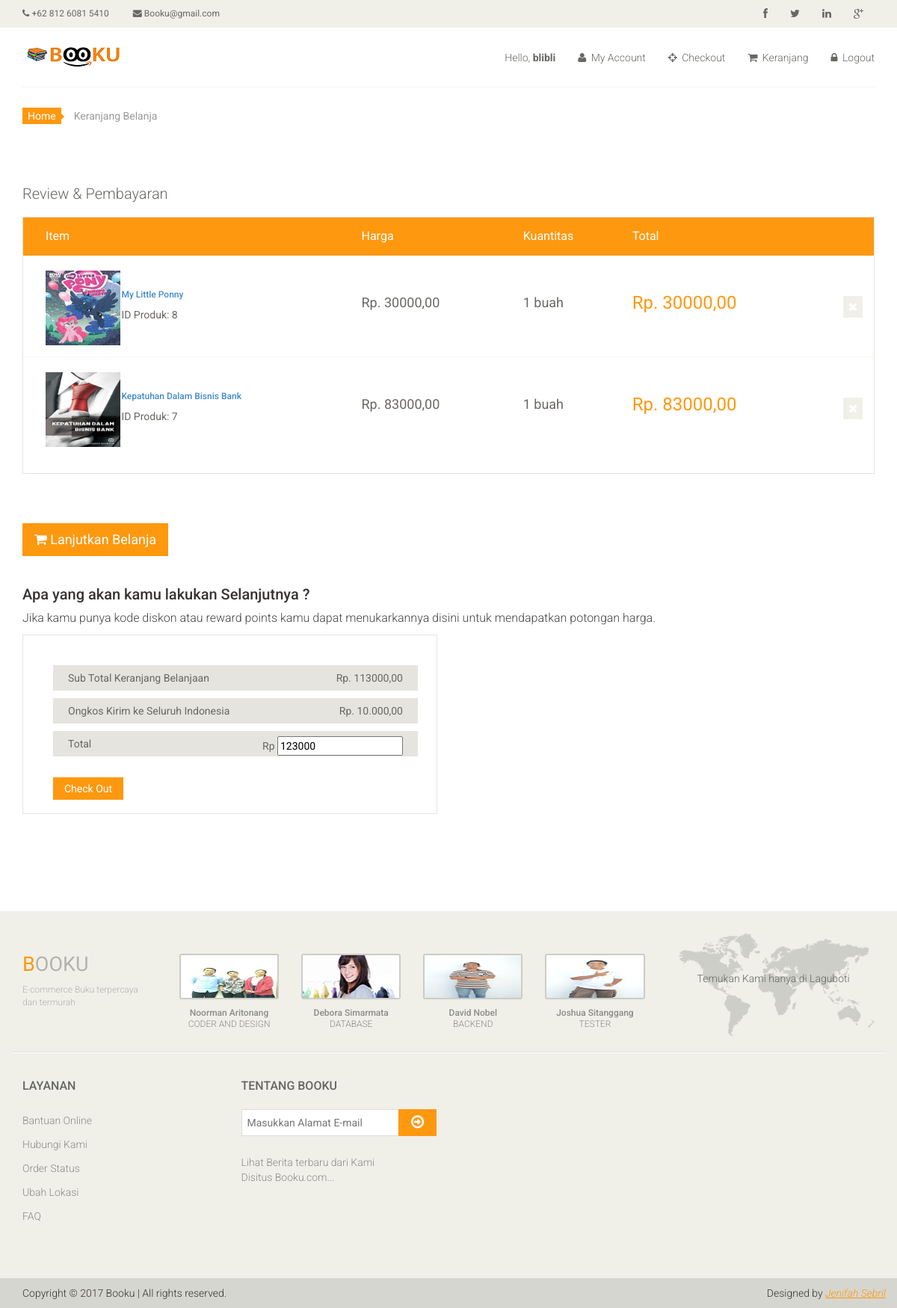
/cart.php (signed in), run on the app's committed database.
### tables this page shows
CREATE TABLE `orders` (
  `O_Id` int(11) NOT NULL,
  `User_Id` int(10) NOT NULL,
  `P_Name` varchar(50) NOT NULL,
  `Image` varchar(100) NOT NULL,
  `Payment_Method` varchar(100) NOT NULL,
  `Address` varchar(100) NOT NULL,
  `Phone` int(30) NOT NULL,
  `Product_Id` int(10) NOT NULL,
  `Quantity` int(10) NOT NULL,
  `Amount` int(10) NOT NULL,
  `Date` date NOT NULL,
  `Status` varchar(50) NOT NULL,
  `StatusAdmin` varchar(30) NOT NULL
);

### cart.php (the view, shortened to what this page needs)
<!DOCTYPE html>
<html lang="en">
<head>
    <link href="css/bootstrap.min.css" rel="stylesheet">
    <link href="css/font-awesome.min.css" rel="stylesheet">
    <link href="css/prettyPhoto.css" rel="stylesheet">
    <link href="css/price-range.css" rel="stylesheet">
    <link href="css/animate.css" rel="stylesheet">
	<link href="css/main.css" rel="stylesheet">
	<link href="css/responsive.css" rel="stylesheet">
</head>
<body>
	<?php include('header.php');?>
	<section id="cart_items">
		<div class="container">
			<div class="breadcrumbs">
				<ol class="breadcrumb">
				  <li><a href="index.php">Home</a></li>
				  <li class="active">Keranjang Belanja</li>
				</ol>
			</div>
			<div class="review-payment">
				<h2>Review & Pembayaran</h2>
			</div>
			<div class="table-responsive cart_info">
				<table class="table table-condensed">
					<thead>
						<tr class="cart_menu">
							<td class="image">Item</td>
							<td class="description"></td>
							<td class="price">Harga</td>
							<td class="quantity">Kuantitas</td>
							<td class="total">Total</td>
							<td></td>
						</tr>
					</thead>
					<tbody>
					<?php
						require_once "config.php";
						$userId=$_SESSION['UserId'];
						$sql="SELECT * FROM orders WHERE User_Id='$userId' AND Status='notChecked'";
						$result = mysqli_query($dbhandle,$sql);
						$cartTotal=0;
						while($row=mysqli_fetch_array($result)){
							$cartTotal=$cartTotal+$row["Amount"];
							$url2="deleteProductToCart.php?id=".$row["O_Id"];
							echo '<tr>
									<td class="cart_product">
										<a href=""><img src="'.$row["Image"].'" width="100" height="100" alt="not found"></a>
									</td>
									<td class="cart_description">
										<h6><a href="">'.$row["P_Name"].'</a></h6>
										<p>ID Produk: '.$row["Product_Id"].'</p>
									</td>
									<td class="cart_price">
										<p>Rp. '.$row["Amount"]/$row["Quantity"].',00</p>
									</td>
									<td class="cart_price">
										<p>'.$row["Quantity"].' buah</p>
									</td>
									<td class="cart_total">
										<p class="cart_total_price">Rp. '.$row["Amount"].',00</p>
									</td>
									<td class="cart_delete">
										<a class="cart_quantity_delete" href="'.$url2.'"><i class="fa fa-times"></i></a>
									</td>
								</tr>';
						};
					?>
					</tbody>
				</table>
			</div>
			<a href="index.php" class="btn btn-lg btn-primary "><i class="fa fa-shopping-cart"></i> Lanjutkan Belanja</a>
		</div>
	</section>
	<br>
	<section id="do_action">
		<div class="container">
			<div class="heading">
				<h3>Apa yang akan kamu lakukan Selanjutnya ?</h3>
				<p>Jika kamu punya kode diskon atau reward points kamu dapat menukarkannya disini untuk mendapatkan potongan harga.</p>
			</div>
		<div class="row">
			<form action="proses_pembayaran.php" method="POST">
				<div class="col-sm-6">
					<div class="total_area">
						<ul>
							<li>Sub Total Keranjang Belanjaan<span>Rp. <?php echo $cartTotal;?>,00</span></li>
							<li>Ongkos Kirim ke Seluruh Indonesia<span>Rp. 10.000,00</span></li>
							<li>Total <span>Rp <input type="text" name="totalharga" readonly="readonly" value="<?php echo $cartTotal+10000;?>"></span></li>
						</ul>
							<input type="submit" name="checkOut" value="Check Out" class="btn btn-default update" href="">
						</form>
					</div>
				</div>
	</section>
	<?php include('footer.php');?>
</body>
</html>

### css/main.css (style rules this page uses)
body { font-family: 'Roboto', sans-serif; background:; position: relative; font-weight:400px; }
ul li { list-style: none; }
a { -webkit-transition: 300ms; -moz-transition: 300ms; -o-transition: 300ms; transition: 300ms; }
h1, h2, h3, h4, h5, h6 { font-family: 'Roboto', sans-serif; }
#do_action { margin-bottom: 50px; }
.breadcrumbs { position: relative; }
.breadcrumbs .breadcrumb { background:transparent; margin-bottom: 75px; padding-left: 0; }
.breadcrumbs .breadcrumb li a { background:#FE980F; color: #FFFFFF; padding: 3px 7px; }
.breadcrumbs .breadcrumb li a:after { content:""; height:auto; width: auto; border-width: 8px; border-style: solid; border-color:transparent transparent transparent #FE980F; position: absolute; top: 11px; left:48px; }
.breadcrumbs .breadcrumb > li + li:before { content: " "; }
#cart_items .cart_info { border: 1px solid #E6E4DF; margin-bottom: 50px }
#cart_items .cart_info .cart_menu { background: #FE980F; color: #fff; font-size: 16px; font-family: 'Roboto', sans-serif; font-weight: normal; }
#cart_items .cart_info .table.table-condensed thead tr { height: 51px; }
#cart_items .cart_info .table.table-condensed tr { border-bottom: 1px solid#F7F7F0 }
#cart_items .cart_info .table.table-condensed tr:last-child { border-bottom: 0 }
.cart_info table tr td { border-top: 0 none; vertical-align: inherit; }
#cart_items .cart_info .image { padding-left: 30px; }
#cart_items .cart_info .cart_description p { color:#696763 }
#cart_items .cart_info .cart_price p { color:#696763; font-size: 18px }
#cart_items .cart_info .cart_total_price { color: #FE980F; font-size: 24px; }
.cart_product { display: block; margin: 15px -70px 10px 25px; }
.cart_delete { display: block; margin-right: -12px; overflow: hidden; }
.cart_delete a { background:#F0F0E9; color: #FFFFFF; padding: 5px 7px; font-size: 16px }
.heading h3 { color: #363432; font-size: 20px; font-family: 'Roboto', sans-serif; }
.heading p { color: #434343; font-size: 16px; font-weight: 300; }
#do_action .total_area { padding-bottom: 18px !important; }
#do_action .total_area, #do_action .chose_area { border: 1px solid #E6E4DF; color: #696763; padding: 30px 25px 30px 0; margin-bottom: 80px; }
.total_area span { float: right; }
.total_area ul li { background:#E6E4DF; color: #696763; margin-top: 10px; padding: 7px 20px; }
.update, .check_out { background: #FE980F; border-radius: 0; color: #FFFFFF; margin-top: 18px; border: none; padding: 5px 15px; }
.update { margin-left: 40px; }
.review-payment h2 { color: #696763; font-size: 20px; font-weight: 300; margin-top: 45px; margin-bottom: 20px }
.btn.btn-primary { background:#FE980F; border: 0 none; border-radius: 0; margin-top: 16px; }

### data on the page
orders: Image (picture), P_Name "My Little Ponny", Product_Id "8", $row['Amount']/$row['Quantity'] "30000", Quantity "1", Amount "30000"
orders: Image (picture), P_Name "Kepatuhan Dalam Bisnis Bank", Product_Id "7", $row['Amount']/$row['Quantity'] "83000", Quantity "1", Amount "83000"

### other printed values
$_SESSION["UserName"] "blibli"
$cartTotal "113000"
